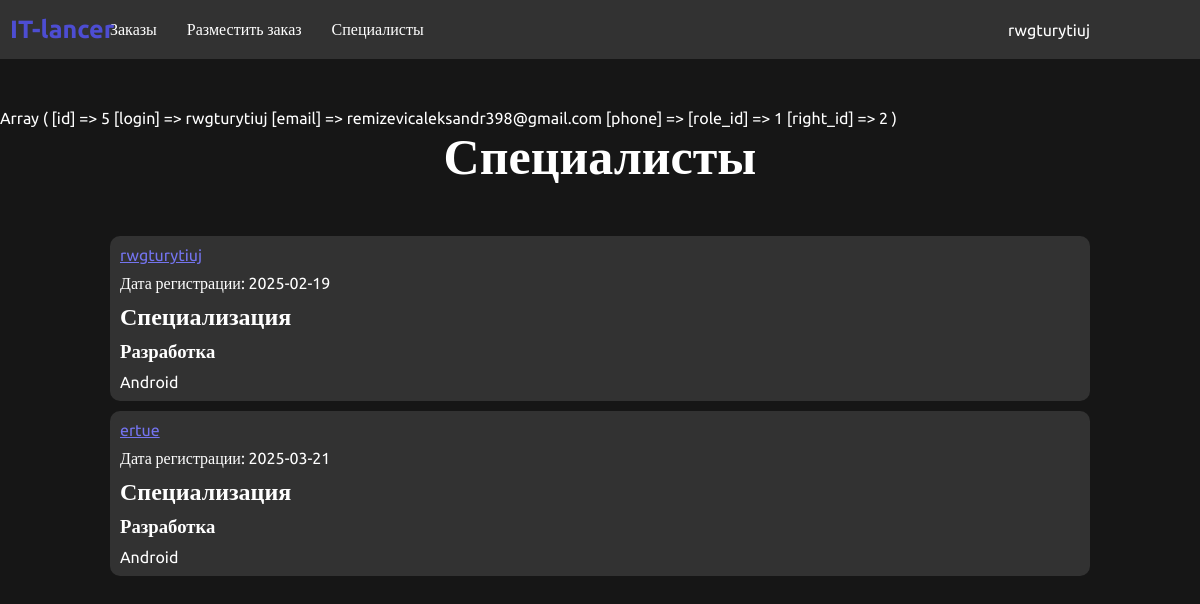
Screenshot of /specialists.php (signed in) with the database file from the repository.
### tables this page shows
CREATE TABLE `portfolio` (
  `id` int(11) NOT NULL,
  `resume_text` text NOT NULL,
  `hour_salary` int(11) NOT NULL,
  `month_salary` int(11) NOT NULL,
  `experience` int(11) NOT NULL,
  `sphere_type_id` int(11) NOT NULL,
  `user_id` int(11) NOT NULL
);

CREATE TABLE `users` (
  `id` int(11) NOT NULL,
  `login` varchar(255) NOT NULL,
  `email` varchar(255) NOT NULL,
  `password` varchar(255) NOT NULL,
  `role_id` int(11) NOT NULL,
  `right_id` int(11) NOT NULL DEFAULT 2,
  `date` date NOT NULL DEFAULT current_timestamp()
);

CREATE TABLE `spheres` (
  `id` int(11) NOT NULL,
  `name` varchar(255) NOT NULL
);

CREATE TABLE `sphere_types` (
  `id` int(11) NOT NULL,
  `sphere_id` int(11) NOT NULL,
  `name` varchar(255) NOT NULL
);

### specialists.php (the view)
<?php
include "components/core.php";
include "components/header.php";
?>
<div class="page_header">
    <div class="content">
        <div class="page_header_center">
            <h1>Специалисты</h1>
        </div>
    </div>
</div>
<?php
$select_specialists = "SELECT `portfolio`.*, `sphere_types`.`name` AS `sphere_types_name`, `spheres`.`name` AS `spheres_name`, `users`.`login` AS `user_login`, `users`.`date` AS `user_date`, `users`.`id` AS `users_id`
FROM `portfolio`
	LEFT JOIN `sphere_types` ON `portfolio`.`sphere_type_id` = `sphere_types`.`id`
	LEFT JOIN `spheres` ON `sphere_types`.`sphere_id` = `spheres`.`id`
	LEFT JOIN `users` ON `portfolio`.`user_id` = `users`.`id`";
$select_specialists_res = $link->query($select_specialists);
?>
<div class="specialists">
    <div class="content">
        <div class="specialists_block">
            <?php
            if($select_specialists_res->num_rows>0){
                while($row = $select_specialists_res->fetch_assoc()){
            ?>
            <div class="specialists_block-item standart">
                    <a href="portfolio.php?user_id=<?php echo $row["users_id"]; ?>" style="color: rgb(116, 116, 239);
"><?php echo $row['user_login'] ?></a>
                    <p>Дата регистрации: <?php echo $row['user_date']; ?></p>
                    <h2>Специализация</h2>
                    <h3><?php echo $row['spheres_name']; ?></h3>
                    <p><?php echo $row['sphere_types_name']; ?></p>
            </div>
            <?php }} ?>
        </div>
    </div>
</div>

### styles/style.css (style rules this page uses)
* { padding: 0; margin: 0; box-sizing: border-box; font-family: "Ubuntu", serif; }
body { background-color: #161616; color: white; }
.standart { background-color: rgba(50, 50, 50, 100); border-radius: 10px; padding: 10px; display: flex; flex-direction: column; gap: 10px; min-width: 550px; margin: 10px; }
.content { max-width: 1000px; margin: 0 auto; }
.page_header_center { display: flex; justify-content: center; font-size: 25px; margin-bottom: 50px; }

### rows the page displays
portfolio: user.login "rwgturytiuj", user.date "2025-02-19", spheres.name "Разработка", sphere_type.name "Android"
portfolio: user.login "ertue", user.date "2025-03-21", spheres.name "Разработка", sphere_type.name "Android"

### other values shown
$_SESSION['user']['login'] "rwgturytiuj"
